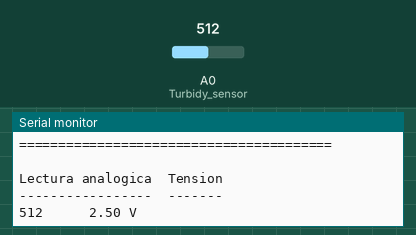
This sketch was run on a simulated Arduino Uno, built with avr-gcc and run on an emulated ATmega328P. Parts: the last lines printed to the serial monitor. The inputs (shaded band) are chosen by the test bench; at power-on: A0 (Turbidy_sensor) = 512.

Above: at 1.2 s.
1.3 s: A0 (Turbidy_sensor) set to 716
At 4.3 s:
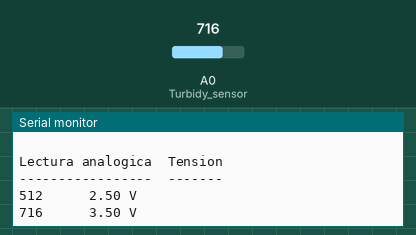
5.2 s: A0 (Turbidy_sensor) set to 900
At 6.6 s:
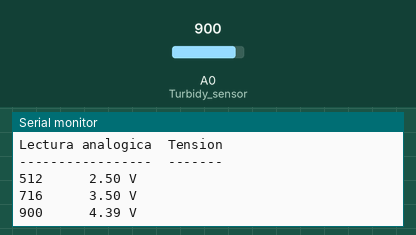
Timing chart, 0 to 8.2 s (numbered marks = the images above; inputs shaded):
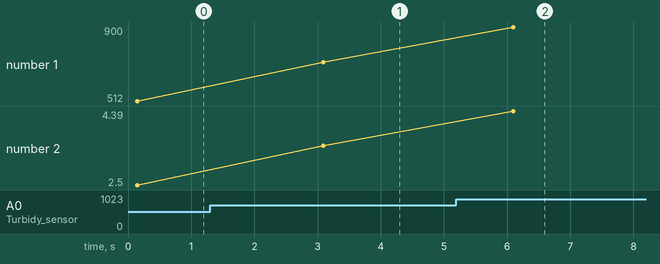

The sketch:

Lectura-basica.ino
```cpp
/* ----------------------------------------------------------------------------------------------------------
// Programa...: Lectura-basica.ino
// Autor......: @fgcoca (octubre-2019)
// Descripción: Visualización del valor de tensión del sensor de turbidez en el terminal serie.
// ---------------------------------------------------------------------------------------------------------- */
#define Turbidy_sensor A0
int TurbidySensorValue = 0;
float Tension = 0.0;
void setup() {
  Serial.begin(9600); // Velocidad de comunicación
  Serial.println("Prueba de lectura del sensor de turbidez");
  Serial.println("========================================");
  Serial.println(" ");
  Serial.println("Lectura analogica\tTension");
  Serial.println("-----------------\t-------");
}
void loop() {
  TurbidySensorValue = analogRead(Turbidy_sensor); // Lectura del pin analógico 0
  Tension = TurbidySensorValue * (5.0 / 1024.0); // Mapeo de la lectura analógica
  //Envio de valores y textos al terminal serie
  Serial.print(TurbidySensorValue);
  Serial.print("\t\t\t");
  Serial.print(Tension);
  Serial.println(" V");
  delay(3000);
}
```

Measured:
- after the input at 1.3 s, the serial monitor: prints a new line after 1.8 s (image 1)
- after the input at 5.2 s, the serial monitor: prints a new line after 0.89 s (image 2)
- plotted number 1: 512 → 716 after the input at 1.3 s, 716 → 900 after the input at 5.2 s
- plotted number 2: 2.5 → 3.5 after the input at 1.3 s, 3.5 → 4.39 after the input at 5.2 s
